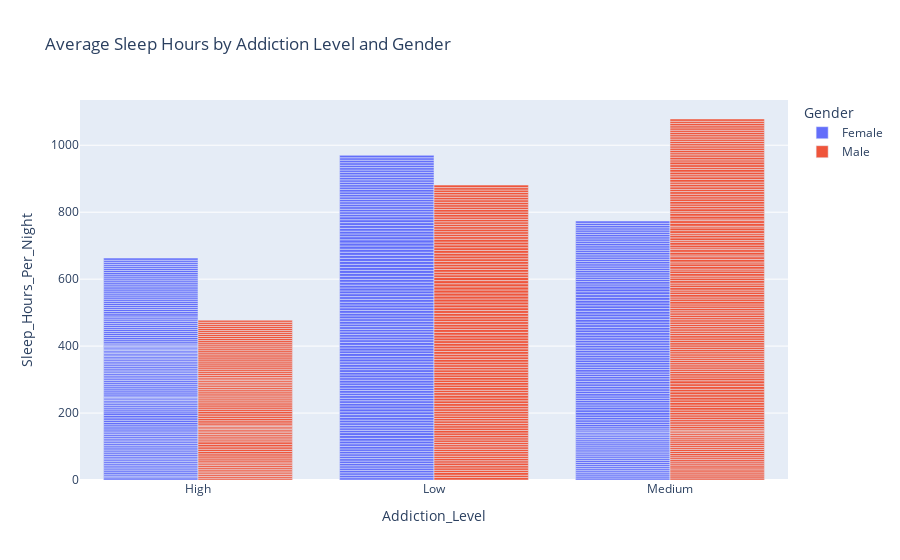

The cell this chart's notebook holds for it:
### Code cell
# Sleep hours by addiction level
fig = px.bar(df, x='Addiction_Level', y='Sleep_Hours_Per_Night', color='Gender', barmode='group',
             title='Average Sleep Hours by Addiction Level and Gender')
fig.show()

# (If study hours are available)
if 'Study_Hours' in df.columns:
    fig = px.bar(df, x='Addiction_Level', y='Study_Hours', color='Gender', barmode='group',
                 title='Average Study Hours by Addiction Level and Gender')
    fig.show()

### Figure 1 — Plotly figure (JSON) as saved in the notebook; plotly's stock layout.template omitted (floating-point values rounded to 4 significant figures; data arrays with more than 128 entries replaced by an {"elided": "..."} marker saying what was removed)
{"data": [{"alignmentgroup": "True", "hovertemplate": "Gender=Female<br>Addiction_Level=%{x}<br>Sleep_Hours_Per_Night=%{y}<extra></extra>", "legendgroup": "Female", "marker": {"color": "#636efa", "pattern": {"shape": ""}}, "name": "Female", "offsetgroup": "Female", "orientation": "v", "showlegend": true, "textposition": "auto", "type": "bar", "x": {"elided": "353 str values"}, "xaxis": "x", "y": {"elided": "353 float values"}, "yaxis": "y"}, {"alignmentgroup": "True", "hovertemplate": "Gender=Male<br>Addiction_Level=%{x}<br>Sleep_Hours_Per_Night=%{y}<extra></extra>", "legendgroup": "Male", "marker": {"color": "#EF553B", "pattern": {"shape": ""}}, "name": "Male", "offsetgroup": "Male", "orientation": "v", "showlegend": true, "textposition": "auto", "type": "bar", "x": {"elided": "352 str values"}, "xaxis": "x", "y": {"elided": "352 float values"}, "yaxis": "y"}], "layout": {"autosize": true, "barmode": "group", "legend": {"title": {"text": "Gender"}, "tracegroupgap": 0}, "title": {"text": "Average Sleep Hours by Addiction Level and Gender"}, "xaxis": {"anchor": "y", "autorange": true, "domain": [0, 1], "range": [-0.5, 2.5], "title": {"text": "Addiction_Level"}, "type": "category"}, "yaxis": {"anchor": "x", "autorange": true, "domain": [0, 1], "range": [0, 1135.0], "title": {"text": "Sleep_Hours_Per_Night"}, "type": "linear"}}}
